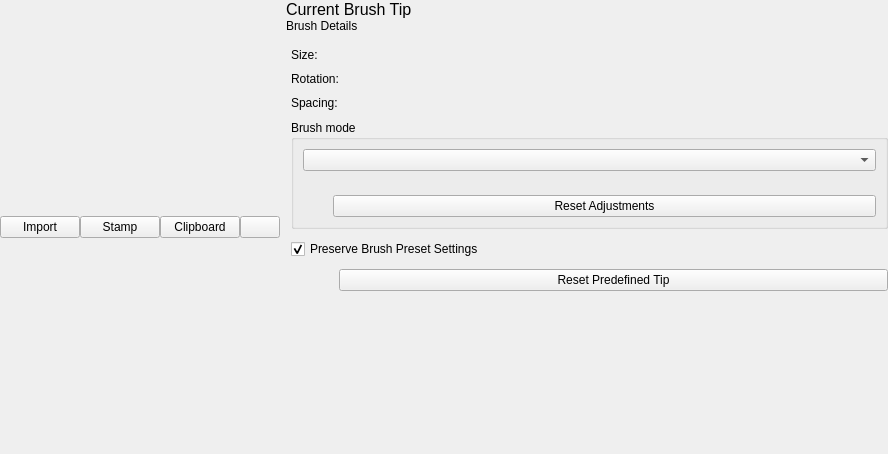
<?xml version="1.0" encoding="utf-8"?>
<ui version="4.0">
 <author>
    SPDX-FileCopyrightText: none
    SPDX-License-Identifier: GPL-3.0-or-later
  </author>
 <class>WdgPredefinedBrushChooser</class>
 <widget class="QWidget" name="WdgPredefinedBrushChooser">
  <property name="geometry">
   <rect>
    <x>0</x>
    <y>0</y>
    <width>888</width>
    <height>454</height>
   </rect>
  </property>
  <layout class="QHBoxLayout" name="horizontalLayout_2">
   <property name="spacing">
    <number>6</number>
   </property>
   <property name="leftMargin">
    <number>0</number>
   </property>
   <property name="topMargin">
    <number>0</number>
   </property>
   <property name="rightMargin">
    <number>0</number>
   </property>
   <property name="bottomMargin">
    <number>0</number>
   </property>
   <item>
    <layout class="QVBoxLayout" name="verticalLayout_2">
     <item>
      <layout class="QHBoxLayout" name="presetsLayout">
       <property name="spacing">
        <number>0</number>
       </property>
       <property name="leftMargin">
        <number>0</number>
       </property>
       <property name="topMargin">
        <number>0</number>
       </property>
       <property name="rightMargin">
        <number>0</number>
       </property>
       <property name="bottomMargin">
        <number>0</number>
       </property>
      </layout>
     </item>
     <item>
      <layout class="QHBoxLayout" name="horizontalLayout">
       <property name="spacing">
        <number>0</number>
       </property>
       <item>
        <widget class="QPushButton" name="addPresetButton">
         <property name="sizePolicy">
          <sizepolicy hsizetype="Preferred" vsizetype="Fixed">
           <horstretch>0</horstretch>
           <verstretch>0</verstretch>
          </sizepolicy>
         </property>
         <property name="text">
          <string>Import</string>
         </property>
        </widget>
       </item>
       <item>
        <widget class="QPushButton" name="stampButton">
         <property name="sizePolicy">
          <sizepolicy hsizetype="Preferred" vsizetype="Fixed">
           <horstretch>0</horstretch>
           <verstretch>0</verstretch>
          </sizepolicy>
         </property>
         <property name="text">
          <string>Stamp</string>
         </property>
        </widget>
       </item>
       <item>
        <widget class="QPushButton" name="clipboardButton">
         <property name="sizePolicy">
          <sizepolicy hsizetype="Preferred" vsizetype="Fixed">
           <horstretch>0</horstretch>
           <verstretch>0</verstretch>
          </sizepolicy>
         </property>
         <property name="text">
          <string>Clipboard</string>
         </property>
        </widget>
       </item>
       <item>
        <widget class="QPushButton" name="deleteBrushTipButton">
         <property name="sizePolicy">
          <sizepolicy hsizetype="Preferred" vsizetype="Fixed">
           <horstretch>0</horstretch>
           <verstretch>0</verstretch>
          </sizepolicy>
         </property>
         <property name="text">
          <string/>
         </property>
        </widget>
       </item>
      </layout>
     </item>
    </layout>
   </item>
   <item>
    <layout class="QVBoxLayout" name="verticalLayout">
     <property name="spacing">
      <number>0</number>
     </property>
     <item>
      <widget class="QLabel" name="brushTipNameLabel">
       <property name="font">
        <font>
         <pointsize>12</pointsize>
         <italic>false</italic>
        </font>
       </property>
       <property name="autoFillBackground">
        <bool>false</bool>
       </property>
       <property name="text">
        <string>Current Brush Tip</string>
       </property>
       <property name="margin">
        <number>2</number>
       </property>
      </widget>
     </item>
     <item>
      <widget class="QLabel" name="brushDetailsLabel">
       <property name="font">
        <font>
         <pointsize>9</pointsize>
        </font>
       </property>
       <property name="text">
        <string>Brush Details</string>
       </property>
       <property name="margin">
        <number>2</number>
       </property>
      </widget>
     </item>
     <item>
      <layout class="QGridLayout" name="gridLayout">
       <property name="leftMargin">
        <number>5</number>
       </property>
       <property name="topMargin">
        <number>15</number>
       </property>
       <property name="verticalSpacing">
        <number>10</number>
       </property>
       <item column="1" row="2">
        <widget class="KisSpacingSelectionWidget" name="brushSpacingSelectionWidget" native="true">
         <property name="sizePolicy">
          <sizepolicy hsizetype="MinimumExpanding" vsizetype="Preferred">
           <horstretch>0</horstretch>
           <verstretch>0</verstretch>
          </sizepolicy>
         </property>
        </widget>
       </item>
       <item column="0" row="1">
        <widget class="QLabel" name="brushRotationLabel">
         <property name="text">
          <string>Rotation:</string>
         </property>
        </widget>
       </item>
       <item column="1" row="6">
        <widget class="QPushButton" name="resetBrushButton">
         <property name="text">
          <string>Reset Predefined Tip</string>
         </property>
        </widget>
       </item>
       <item column="1" row="1">
        <widget class="KisDoubleSliderSpinBox" name="brushRotationSpinBox" native="true">
         <property name="sizePolicy">
          <sizepolicy hsizetype="MinimumExpanding" vsizetype="Preferred">
           <horstretch>0</horstretch>
           <verstretch>0</verstretch>
          </sizepolicy>
         </property>
        </widget>
       </item>
       <item column="0" row="0">
        <widget class="QLabel" name="brushSizeLabel">
         <property name="text">
          <string>Size:</string>
         </property>
        </widget>
       </item>
       <item column="1" row="0">
        <widget class="KisDoubleSliderSpinBox" name="brushSizeSpinBox" native="true">
         <property name="sizePolicy">
          <sizepolicy hsizetype="MinimumExpanding" vsizetype="Preferred">
           <horstretch>0</horstretch>
           <verstretch>0</verstretch>
          </sizepolicy>
         </property>
        </widget>
       </item>
       <item column="0" row="2">
        <widget class="QLabel" name="brushSpacingLabel">
         <property name="text">
          <string>Spacing:</string>
         </property>
        </widget>
       </item>
       <item colspan="2" column="0" row="3">
        <widget class="QGroupBox" name="grpBrushMode">
         <property name="title">
          <string>Brush mode</string>
         </property>
         <layout class="QVBoxLayout" name="verticalLayout_3">
          <item>
           <widget class="QComboBox" name="cmbBrushMode"/>
          </item>
          <item>
           <layout class="QHBoxLayout" name="horizontalLayout_3">
            <item>
             <spacer name="horizontalSpacer">
              <property name="orientation">
               <enum>Qt::Horizontal</enum>
              </property>
              <property name="sizeType">
               <enum>QSizePolicy::Fixed</enum>
              </property>
              <property name="sizeHint" stdset="0">
               <size>
                <width>30</width>
                <height>20</height>
               </size>
              </property>
             </spacer>
            </item>
            <item>
             <layout class="QVBoxLayout" name="verticalLayout_4">
              <item>
               <widget class="KisSliderSpinBox" name="intAdjustmentMidPoint" native="true"/>
              </item>
              <item>
               <widget class="KisSliderSpinBox" name="intBrightnessAdjustment" native="true"/>
              </item>
              <item>
               <widget class="KisSliderSpinBox" name="intContrastAdjustment" native="true"/>
              </item>
              <item>
               <widget class="QPushButton" name="btnResetAdjustments">
                <property name="text">
                 <string>Reset Adjustments</string>
                </property>
               </widget>
              </item>
             </layout>
            </item>
           </layout>
          </item>
         </layout>
        </widget>
       </item>
       <item colspan="2" column="0" row="4">
        <widget class="QCheckBox" name="preserveBrushPresetSettings">
         <property name="text">
          <string>Preserve Brush Preset Settings</string>
         </property>
         <property name="checked">
          <bool>true</bool>
         </property>
        </widget>
       </item>
      </layout>
     </item>
     <item>
      <spacer name="verticalSpacer">
       <property name="orientation">
        <enum>Qt::Vertical</enum>
       </property>
       <property name="sizeHint" stdset="0">
        <size>
         <width>0</width>
         <height>0</height>
        </size>
       </property>
      </spacer>
     </item>
    </layout>
   </item>
  </layout>
 </widget>
 <customwidgets>
  <customwidget>
   <class>KisSliderSpinBox</class>
   <extends>QWidget</extends>
   <header location="global">kis_slider_spin_box.h</header>
   <container>1</container>
  </customwidget>
  <customwidget>
   <class>KisDoubleSliderSpinBox</class>
   <extends>QWidget</extends>
   <header location="global">kis_slider_spin_box.h</header>
   <container>1</container>
  </customwidget>
  <customwidget>
   <class>KisSpacingSelectionWidget</class>
   <extends>QWidget</extends>
   <header>kis_spacing_selection_widget.h</header>
   <container>1</container>
  </customwidget>
 </customwidgets>
 <resources/>
 <connections/>
</ui>
